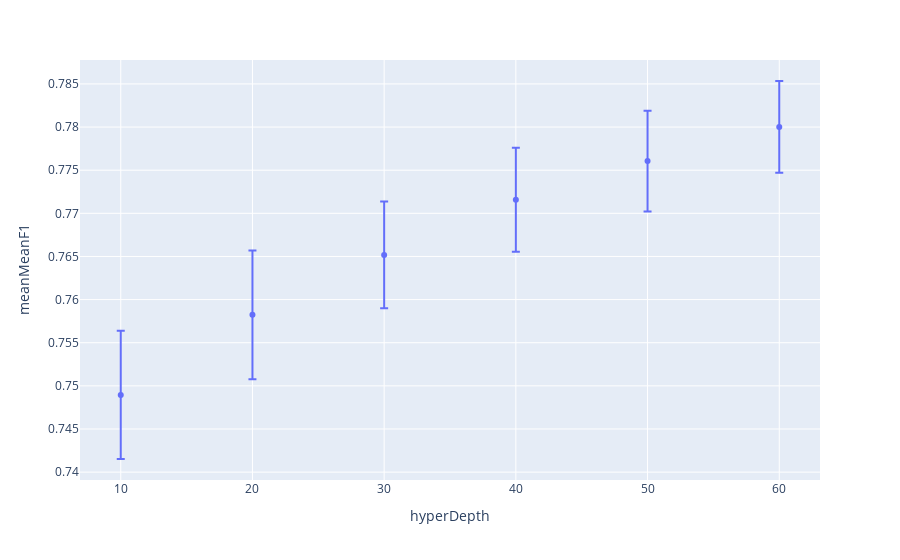

Notebook code cell kept with this figure:
### Code cell
aux=hyperParams[(hyperParams.hyperThres==optimal.hyperThres)&(hyperParams.hyperMinDuration==optimal.hyperMinDuration)&
                (hyperParams.hyperClose==optimal.hyperClose)&(hyperParams.hyperMaxDuration==optimal.hyperMaxDuration)].reset_index(drop=True)
px.scatter(aux,x='hyperDepth',y='meanMeanF1',error_y='stdMeanF1')

### Figure 1 — Plotly figure (JSON) as saved in the notebook; plotly's stock layout.template omitted (floating-point values rounded to 4 significant figures)
{"data": [{"error_y": {"array": [0.007427, 0.007455, 0.006192, 0.006023, 0.005839, 0.005323]}, "hovertemplate": "hyperDepth=%{x}<br>meanMeanF1=%{y}<extra></extra>", "legendgroup": "", "marker": {"color": "#636efa", "symbol": "circle"}, "mode": "markers", "name": "", "orientation": "v", "showlegend": false, "type": "scatter", "x": [10, 20, 30, 40, 50, 60], "xaxis": "x", "y": [0.7489, 0.7582, 0.7652, 0.7716, 0.7761, 0.78], "yaxis": "y"}], "layout": {"legend": {"tracegroupgap": 0}, "margin": {"t": 60}, "xaxis": {"anchor": "y", "domain": [0, 1], "title": {"text": "hyperDepth"}}, "yaxis": {"anchor": "x", "domain": [0, 1], "title": {"text": "meanMeanF1"}}}}
